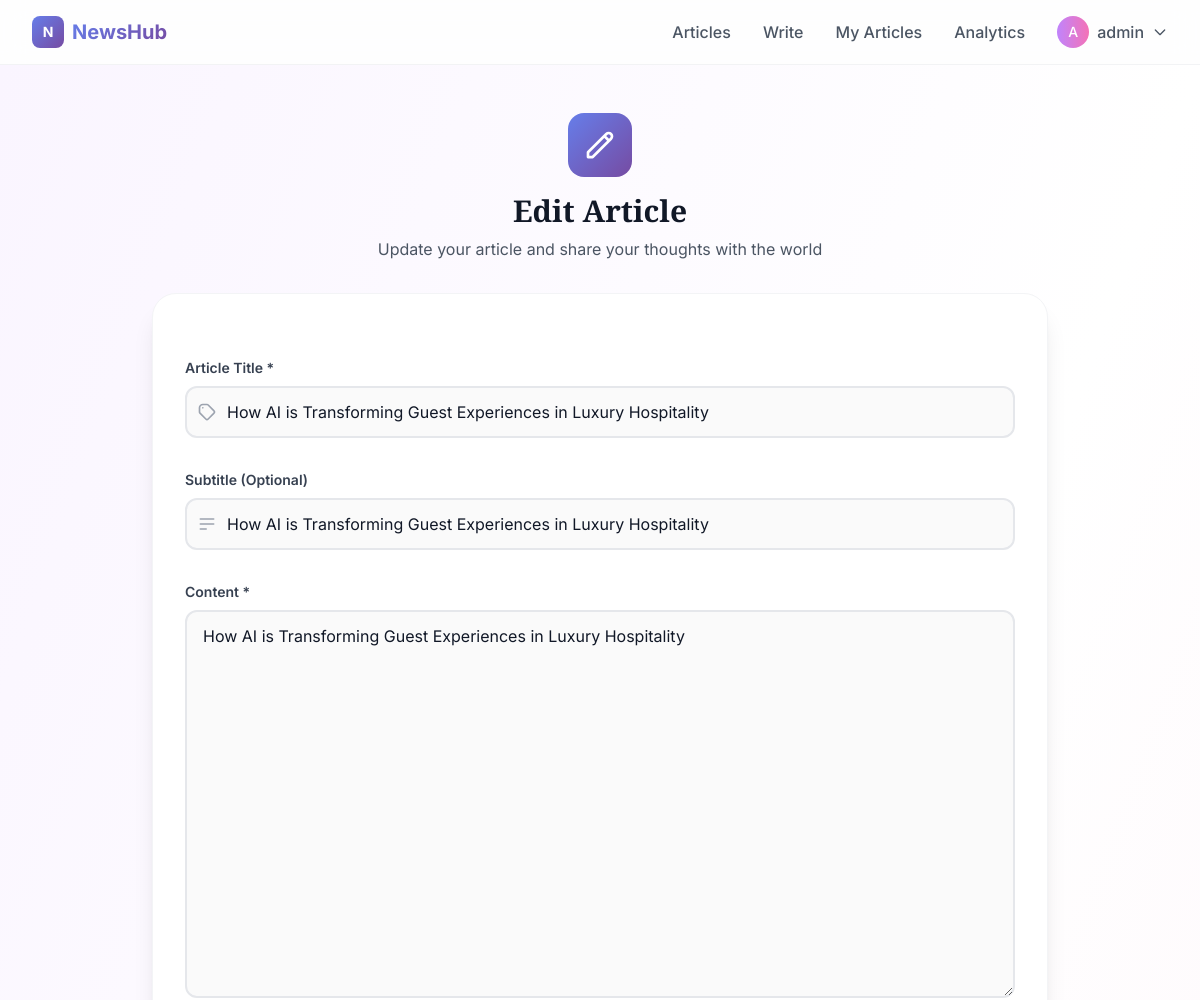
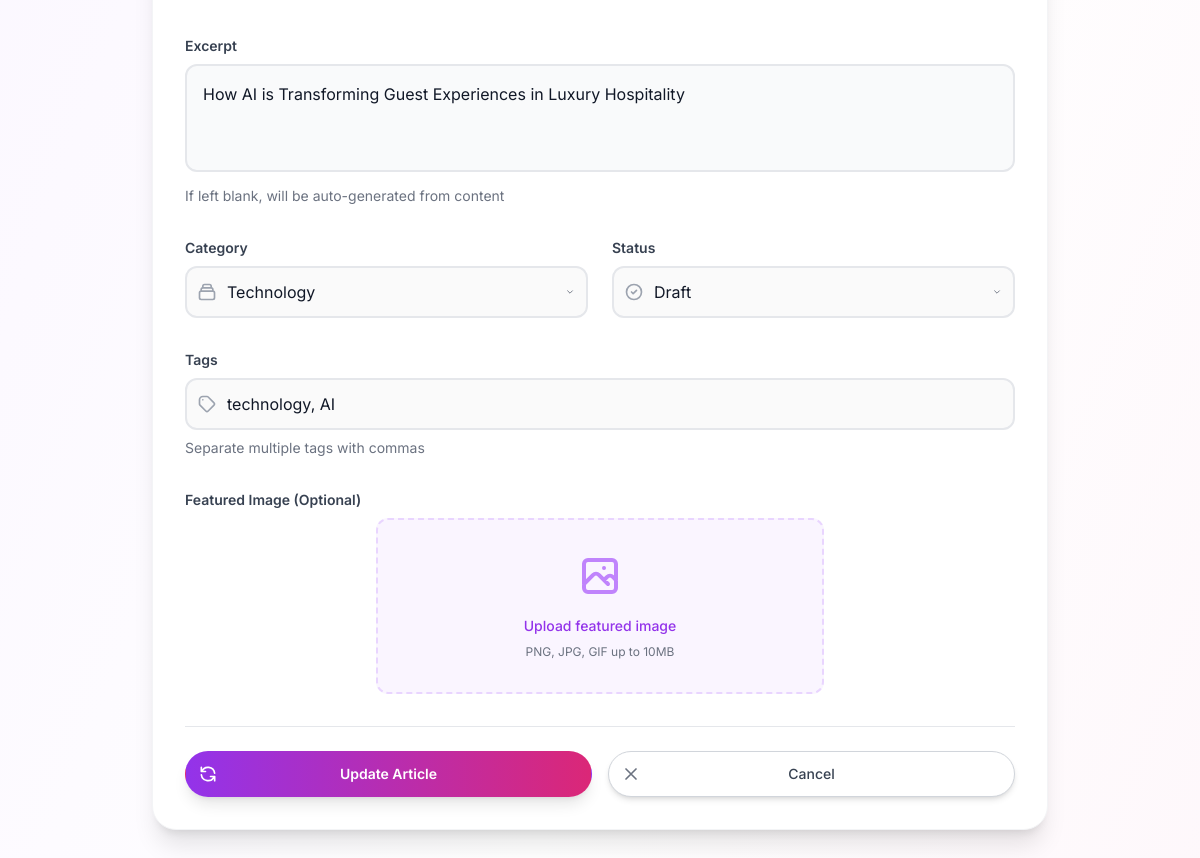
/articles/how-ai-is-transforming-guest-experiences-in-luxury-hospitality/edit/ (signed in), run on the app's committed database (2 pictures, top to bottom).
### articles/models.py (models this page shows, shortened)
class Article(models.Model):
    STATUS_CHOICES = [
        ('draft', 'Draft'),
        ('published', 'Published'),
        ('archived', 'Archived'),
    ]
    title = models.CharField(max_length=200)
    slug = models.SlugField(max_length=200, unique=True, blank=True)
    subtitle = models.CharField(max_length=250, blank=True)
    content = models.TextField()
    excerpt = models.TextField(max_length=500, blank=True)
    featured_image = models.ImageField(upload_to='articles/', blank=True, null=True)
    author = models.ForeignKey(User, on_delete=models.CASCADE, related_name='articles')
    category = models.ForeignKey(Category, on_delete=models.SET_NULL, null=True, blank=True)
    tags = models.CharField(max_length=200, blank=True, help_text="Comma-separated tags")
    status = models.CharField(max_length=20, choices=STATUS_CHOICES, default='draft')
    created_at = models.DateTimeField(auto_now_add=True)
    updated_at = models.DateTimeField(auto_now=True)
    published_at = models.DateTimeField(null=True, blank=True)
    view_count = models.PositiveIntegerField(default=0)
    like_count = models.PositiveIntegerField(default=0)
    comment_count = models.PositiveIntegerField(default=0)
    reading_time = models.PositiveIntegerField(default=0, help_text="Estimated reading time in minutes")
    word_count = models.PositiveIntegerField(default=0)
    class Meta:
        ordering = ['-created_at']
        indexes = [
            models.Index(fields=['status', '-created_at']),
            models.Index(fields=['category', '-created_at']),
            models.Index(fields=['author', '-created_at']),
        ]
    def get_absolute_url(self):
        return reverse('article_detail', kwargs={'slug': self.slug})

### articles/views.py (the view)
# urls.py: path('<slug:slug>/edit/', views.article_edit, name='article_edit'),
@login_required
def article_edit(request, slug):
    article = get_object_or_404(Article, slug=slug, author=request.user)
    if request.method == 'POST':
        form = ArticleForm(request.POST, request.FILES, instance=article)
        if form.is_valid():
            article = form.save(commit=False)
            if article.status == 'published' and not article.published_at:
                article.published_at = timezone.now()
            article.save()
            messages.success(request, f'Article "{article.title}" updated successfully!')
            return redirect('article_detail', slug=article.slug)
    else:
        form = ArticleForm(instance=article)
    return render(request, 'articles/article_form.html', {
        'form': form,
        'article': article,
        'title': 'Edit Article'
    })

### articles/models.py (called while the page is built)
    def __str__(self):
        return self.name

### templates/articles/article_form.html (shortened to what this page needs)
{% extends 'base.html' %}
{% block content %}
<div class="min-h-screen bg-gradient-to-br from-purple-50 via-white to-pink-50 py-12 px-4 sm:px-6 lg:px-8">
    <div class="max-w-4xl mx-auto">
        <div class="text-center mb-8">
            <div class="flex justify-center mb-4">
                <div class="w-16 h-16 gradient-bg rounded-2xl flex items-center justify-center">
                    <svg class="w-8 h-8 text-white" fill="none" stroke="currentColor" viewBox="0 0 24 24">
                        <path stroke-linecap="round" stroke-linejoin="round" stroke-width="2" d="M15.232 5.232l3.536 3.536m-2.036-5.036a2.5 2.5 0 113.536 3.536L6.5 21.036H3v-3.572L16.732 3.732z"></path>
                    </svg>
                </div>
            </div>
            <h1 class="text-3xl font-display font-bold text-gray-900 mb-2">
                {{ title }}
            </h1>
            <p class="text-gray-600">
                {% if article %}Update your article{% else %}Create a new article{% endif %} and share your thoughts with the world
            </p>
        </div>
        <div class="bg-white rounded-3xl shadow-xl border border-gray-100 p-8">
            <form method="post" enctype="multipart/form-data" class="space-y-8">
                <div>
                    <label for="{{ form.title.id_for_label }}" class="block text-sm font-semibold text-gray-700 mb-2">
                        Article Title *
                    </label>
                    <div class="relative">
                        <div class="absolute inset-y-0 left-0 pl-3 flex items-center pointer-events-none">
                        </div>
                        {{ form.title }}
                    </div>
                </div>
                <div>
                    <label for="{{ form.subtitle.id_for_label }}" class="block text-sm font-semibold text-gray-700 mb-2">
                        Subtitle (Optional)
                    </label>
                    <div class="relative">
                        <div class="absolute inset-y-0 left-0 pl-3 flex items-center pointer-events-none">
                        </div>
                        {{ form.subtitle }}
                    </div>
                </div>
                <div>
                    <label for="{{ form.content.id_for_label }}" class="block text-sm font-semibold text-gray-700 mb-2">
                        Content *
                    </label>
                    {{ form.content }}
                </div>
                <div>
                    <label for="{{ form.excerpt.id_for_label }}" class="block text-sm font-semibold text-gray-700 mb-2">
                        Excerpt
                    </label>
                    <textarea name="excerpt" rows="3"
                              class="w-full p-4 border-2 border-gray-200 rounded-xl focus:outline-none focus:border-purple-500 focus:bg-white transition-all duration-200 bg-gray-50 resize-none text-gray-900"
                              placeholder="A brief summary of your article...">{{ form.excerpt.value|default:'' }}</textarea>
                    {% if form.excerpt.help_text %}
                        <p class="mt-2 text-sm text-gray-500">{{ form.excerpt.help_text }}</p>
                    {% endif %}
                </div>
                <div class="grid grid-cols-1 md:grid-cols-2 gap-6">
                    <div>
                        <label for="{{ form.category.id_for_label }}" class="block text-sm font-semibold text-gray-700 mb-2">
                            Category
                        </label>
                        <div class="relative">
                            <div class="absolute inset-y-0 left-0 pl-3 flex items-center pointer-events-none">
                            </div>
                            {{ form.category }}
                        </div>
                    </div>
                    <div>
                        <label for="{{ form.status.id_for_label }}" class="block text-sm font-semibold text-gray-700 mb-2">
                            Status
                        </label>
                        <div class="relative">
                            <div class="absolute inset-y-0 left-0 pl-3 flex items-center pointer-events-none">
                            </div>
                            {{ form.status }}
                        </div>
                    </div>
                </div>
                <div>
                    <label for="{{ form.tags.id_for_label }}" class="block text-sm font-semibold text-gray-700 mb-2">
                        Tags
                    </label>
                    <div class="relative">
                        <div class="absolute inset-y-0 left-0 pl-3 flex items-center pointer-events-none">
                        </div>
                        {{ form.tags }}
                    </div>
                    {% if form.tags.help_text %}
                        <p class="mt-2 text-sm text-gray-500">{{ form.tags.help_text }}</p>
                    {% endif %}
                </div>
                <div>
                    <label for="{{ form.featured_image.id_for_label }}" class="block text-sm font-semibold text-gray-700 mb-2">
                        Featured Image (Optional)
                    </label>
                    <div class="flex justify-center">
                        <label class="relative cursor-pointer bg-purple-50 hover:bg-purple-100 rounded-xl px-6 py-8 border-2 border-purple-200 border-dashed transition-all duration-200 hover:border-purple-300 w-full max-w-md">
                            <div class="text-center">
                                <div class="mt-4 text-sm text-purple-600 font-medium">Upload featured image</div>
                                <div class="mt-2 text-xs text-gray-500">PNG, JPG, GIF up to 10MB</div>
                            </div>
                        </label>
                    </div>
                </div>
                <div class="flex flex-col sm:flex-row gap-4 pt-6 border-t border-gray-200">
                    <button type="submit" class="group relative flex-1 flex justify-center py-3 px-4 border border-transparent text-sm font-semibold rounded-full text-white bg-gradient-to-r from-purple-600 to-pink-600 hover:from-purple-700 hover:to-pink-700 focus:outline-none focus:ring-2 focus:ring-offset-2 focus:ring-purple-500 transition-all duration-200 shadow-lg hover:shadow-xl hover:scale-105">
                        <span class="absolute left-0 inset-y-0 flex items-center pl-3">
                            {% if article %}
                                <svg class="h-5 w-5 text-white group-hover:text-white" fill="none" stroke="currentColor" viewBox="0 0 24 24">
                                    <path stroke-linecap="round" stroke-linejoin="round" stroke-width="2" d="M4 4v5h.582m15.356 2A8.001 8.001 0 004.582 9m0 0H9m11 11v-5h-.581m0 0a8.003 8.003 0 01-15.357-2m15.357 2H15"></path>
                                </svg>
                            {% else %}
                                <svg class="h-5 w-5 text-white group-hover:text-white" fill="none" stroke="currentColor" viewBox="0 0 24 24">
                                    <path stroke-linecap="round" stroke-linejoin="round" stroke-width="2" d="M12 4v16m8-8H4"></path>
                                </svg>
                            {% endif %}
                        </span>
                        {% if article %}Update Article{% else %}Create Article{% endif %}
                    </button>
                    <a href="{% if article %}{{ article.get_absolute_url }}{% else %}{% url 'article_list' %}{% endif %}"
                       class="group relative flex-1 flex justify-center py-3 px-4 border border-gray-300 text-sm font-medium rounded-full text-gray-700 bg-white hover:bg-gray-50 focus:outline-none focus:ring-2 focus:ring-offset-2 focus:ring-purple-500 transition-all duration-200 shadow-md hover:shadow-lg">
                        <span class="absolute left-0 inset-y-0 flex items-center pl-3">
                            <svg class="h-5 w-5 text-gray-500 group-hover:text-gray-700" fill="none" stroke="currentColor" viewBox="0 0 24 24">
                                <path stroke-linecap="round" stroke-linejoin="round" stroke-width="2" d="M6 18L18 6M6 6l12 12"></path>
                            </svg>
                        </span>
                        Cancel
                    </a>
                </div>
            </form>
        </div>
    </div>
</div>
{% endblock %}

### templates/base.html (shortened to what this page needs)
<!DOCTYPE html>
<html lang="en">
<head>
    <script src="https://cdn.tailwindcss.com"></script>
</head>
<body class="bg-gray-50 text-gray-900 min-h-screen">
    <nav class="bg-white/80 backdrop-blur-md border-b border-gray-200/50 sticky top-0 z-50">
        <div class="max-w-7xl mx-auto px-4 sm:px-6 lg:px-8">
            <div class="flex justify-between items-center h-16">
                <div class="flex items-center">
                    <a href="{% url 'home' %}" class="flex items-center space-x-2">
                        <div class="w-8 h-8 gradient-bg rounded-lg flex items-center justify-center">
                            <span class="text-white font-bold text-sm">N</span>
                        </div>
                        <span class="text-xl font-bold gradient-text">NewsHub</span>
                    </a>
                </div>
                <div class="hidden md:flex items-center space-x-8">
                    <a href="{% url 'article_list' %}" class="text-gray-600 hover:text-purple-600 font-medium transition-colors">
                        Articles
                    </a>
                    {% if user.is_authenticated %}
                        <a href="{% url 'article_create' %}" class="text-gray-600 hover:text-purple-600 font-medium transition-colors">
                            Write
                        </a>
                        <a href="{% url 'my_articles' %}" class="text-gray-600 hover:text-purple-600 font-medium transition-colors">
                            My Articles
                        </a>
                        <a href="{% url 'analytics_dashboard' %}" class="text-gray-600 hover:text-purple-600 font-medium transition-colors">
                            Analytics
                        </a>
                        <div class="relative group">
                            <button class="flex items-center space-x-2 text-gray-600 hover:text-purple-600 font-medium">
                                <div class="w-8 h-8 bg-gradient-to-r from-purple-400 to-pink-400 rounded-full flex items-center justify-center">
                                    <span class="text-white text-sm font-medium">
                                        {{ user.first_name.0|default:user.username.0|upper }}
                                    </span>
                                </div>
                                <span>{{ user.first_name|default:user.username }}</span>
                                <svg class="w-4 h-4" fill="none" stroke="currentColor" viewBox="0 0 24 24">
                                    <path stroke-linecap="round" stroke-linejoin="round" stroke-width="2" d="M19 9l-7 7-7-7"></path>
                                </svg>
                            </button>
                        </div>
                    {% endif %}
                </div>
            </div>
        </div>
    </nav>
    <main class="min-h-screen">
        {% block content %}
        {% endblock %}
    </main>
</body>
</html>

### templates/base.html (style rules this page uses)
body { font-family: 'Inter', sans-serif; }
.font-display { font-family: 'Playfair Display', serif; }
* { transition: all 0.2s ease; }
.gradient-bg { background: linear-gradient(135deg, #667eea 0%, #764ba2 100%); }
.gradient-text { background: linear-gradient(135deg, #667eea 0%, #764ba2 100%); -webkit-background-clip: text; -webkit-text-fill-color: transparent; background-clip: text; }

### templates/articles/article_form.html (style rules this page uses)
input[type="text"], input[type="email"], select, textarea { width: 100%; padding: 12px 12px 12px 40px; border: 2px solid #e5e7eb; border-radius: 12px; font-size: 16px; transition: all 0.2s ease; background-color: #fafafa; color: #111827; }
select { padding-left: 40px; background-position: right 8px center; background-repeat: no-repeat; background-size: 16px 12px; padding-right: 40px; appearance: none; }
textarea { padding: 12px 16px; }

### data on the page
Article: title "How AI is Transforming Guest Experiences in Luxury Hospitality", subtitle "How AI is Transforming Guest Experiences in Luxury Hospitality", content "How AI is Transforming Guest Experiences in Luxury Hospitality", excerpt "How AI is Transforming Guest Experiences in Luxury Hospitality", category "Technology", status "Draft", tags "technology, AI"

### other printed values
{{ user.first_name.0|default:user.username.0|upper }} "A"
{{ user.first_name|default:user.username }} "admin"
{{ title }} "Edit Article"
